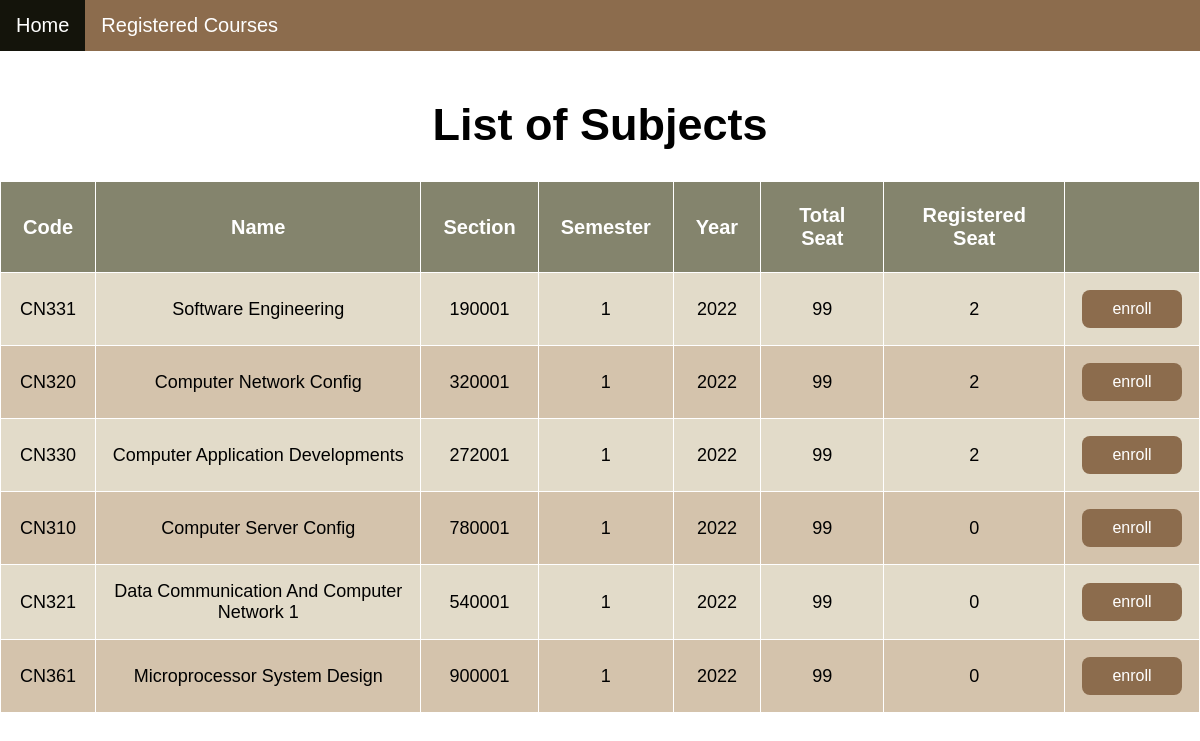
The page /booking/ (signed in) on the database its author committed.
### booking/models.py (models this page shows, shortened)
class Subject(models.Model):
    class_number = models.CharField(max_length=5, default="")
    subject_name = models.CharField(max_length=64, default="")
    section = models.CharField(max_length=10, default="")
    semester = models.CharField(max_length=10, default="")
    year = models.CharField(max_length=10, default="")
    capacity = models.IntegerField(default=0)
    seats = models.ManyToManyField(User , blank=True, related_name= "subjects")

### booking/views.py (the view)
# urls.py: path('', views.index, name='index'),
def index(request):
    user = User.objects.get(pk=request.user.id)
    enrolled_subjects = Booking.objects.filter(user=user)
    id = []
    for subject in enrolled_subjects:
        id.append(subject.course_number.id)
    subjects = Subject.objects.exclude(pk__in=id)
    return render(request, "booking/index.html",{
        'subjects': subjects
    })

### booking/templates/booking/index.html (shortened to what this page needs)
{% extends 'booking/layout.html' %}
{% block body %}
<!DOCTYPE html>
<html>
<head>
</head>
<body>
    <div class="topnav">
        <a class="active" href="{% url 'index' %}">Home</a>
        <a href="{% url 'booking:checksubreg' %}">Registered Courses</a>
    </div>
    <br>
    <div class= style="padding-left:16px">
        <center> <h1>List of Subjects</h1> </center>
        {% if subjects %}
        <table>
            <tr>
                <th>Code</th>
                <th>Name</th>
                <th>Section</th>
                <th>Semester</th>
                <th>Year</th>
                <th>Total Seat</th>
                <th>Registered Seat</th>
                <th></th>
            </tr>
            {% for subject in subjects %}
            <tr>
                <td>{{ subject.class_number }}</td>
                <td>{{ subject.subject_name }}</td>
                <td>{{ subject.section }}</td>
                <td>{{ subject.semester }}</td>
                <td>{{ subject.year }}</td>
                <td>{{ subject.capacity }}</td>
                <td>{{ subject.seats.count }}</td>
                <td>
                    <form action="{% url 'booking:booking' subject.id %}" method="post" >
                        <button class="button" style="vertical-align:middle" type="submit"><span>enroll</span></button>
                    </form>
                </td>
            </tr>
            {% endfor %}
        </table>
    {% endif %}
    </div>
</body>
</html>
{% endblock %}

### booking/templates/booking/index.html (style rules this page uses)
body { margin: 0; font-family: Calibri, Helvetica, sans-serif; }
.topnav { overflow: hidden; background-color: #8c6c4d; }
.topnav a { float: left; color: white; text-align: center; padding: 14px 16px; text-decoration: none; font-size: 20px; }
.topnav a.active { background-color: #14140b; color: white; }
h1 { font-size: 45px; }
table { border-collapse: collapse; border-spacing: 0; width: 100%; border: 1px solid white; }
th { border: 1px solid white; border-collapse: collapse; text-align: center; padding: 22px; background-color: #84846d; color: white; font-size: 20px; }
td { border: 1px solid white; border-collapse: collapse; text-align: center; padding: 16px; font-size: 18px; }
tr:nth-child(even) { background-color: #e2dbc9; }
tr:nth-child(odd) { background-color: #d4c3ac ; }
.button { display: inline-block; border-radius: 8px; background-color: #8c6c4d; border: none; color: #FFFFFF; text-align: center; font-size: 16px; padding: 10px; width: 100px; transition: all 0.5s; cursor: pointer; margin: 1px; }
.button span { cursor: pointer; display: inline-block; position: relative; transition: 0.5s; }
.button span:after { content: '\00bb'; position: absolute; opacity: 0; top: 0; right: -20px; transition: 0.5s; }

### rows shown on the page
Subject: class_number "CN331", subject_name "Software Engineering", section "190001", semester "1", year "2022", capacity "99", seats.count "2"
Subject: class_number "CN320", subject_name "Computer Network Config", section "320001", semester "1", year "2022", capacity "99", seats.count "2"
Subject: class_number "CN330", subject_name "Computer Application Developments", section "272001", semester "1", year "2022", capacity "99", seats.count "2"
Subject: class_number "CN310", subject_name "Computer Server Config", section "780001", semester "1", year "2022", capacity "99", seats.count "0"
Subject: class_number "CN321", subject_name "Data Communication And Computer Network 1", section "540001", semester "1", year "2022", capacity "99", seats.count "0"
Subject: class_number "CN361", subject_name "Microprocessor System Design", section "900001", semester "1", year "2022", capacity "99", seats.count "0"
